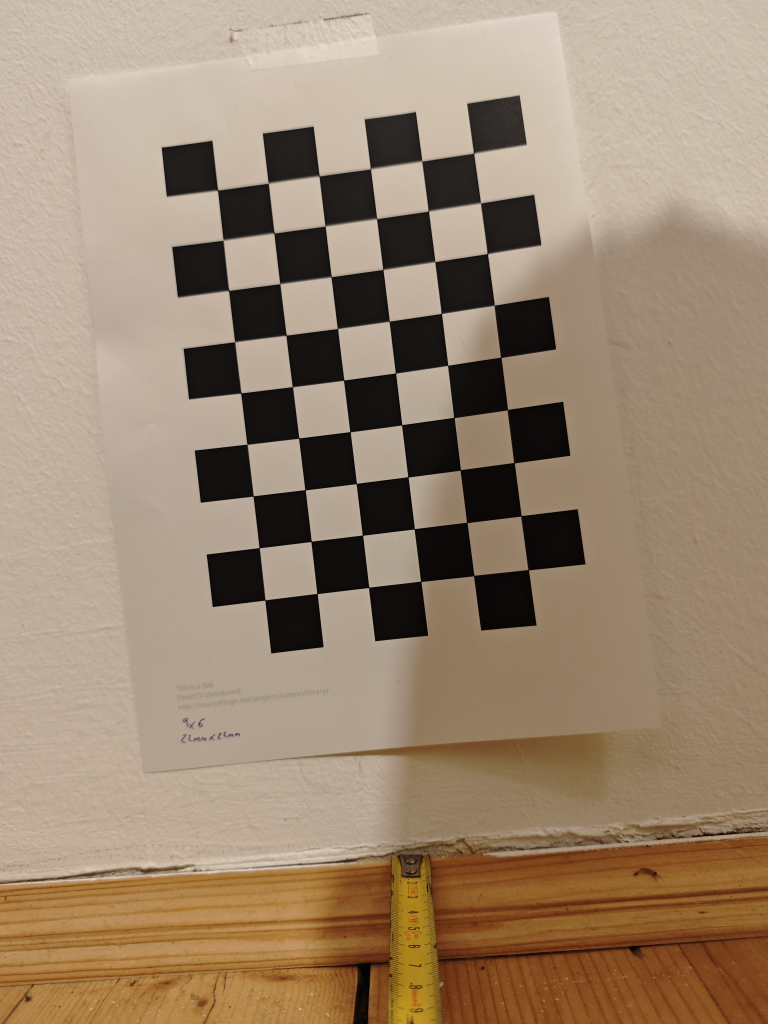
#> input picture 1_Photos/distance/IMG_20241218_203031.jpg, 3072 x 4096 px (shown at 1/4 size); its folder holds only this picture in this run
$ jupyter execute --allow-errors 2_estimate_distance_checkboard.ipynb
#> lines starting #> are read from the running program, lines starting #| are printed output that depends on the picture; long printed decimals are rounded
[cell 1]
import cv2
from matplotlib import pyplot as plt
import numpy as np
import glob

[cell 2]
GRID_H = 9
GRID_W = 6

[cell 3]
with open("cameraCal.npy", "rb") as f:
#> (reads 1_Photos/cameraCal.npy from the repository)
#> further down, img is the input picture: shape (4096, 3072, 3); mean B, G, R 111.5, 134, 155.2
    mtx = np.load(f)
    dist = np.load(f)

class undistort:
    def __init__(self, mtx, dist):
        self.mtx = mtx
        self.dist = dist

    def undistort(self, img):
        h,  w = img.shape[:2]
#> h = 4096; w = 3072
        newcameramtx, roi = cv2.getOptimalNewCameraMatrix(self.mtx, self.dist, (w,h), 1, (w,h))
#> roi = (39, 92, 2932, 3929)

        dst = cv2.undistort(img, self.mtx, self.dist, None, newcameramtx)
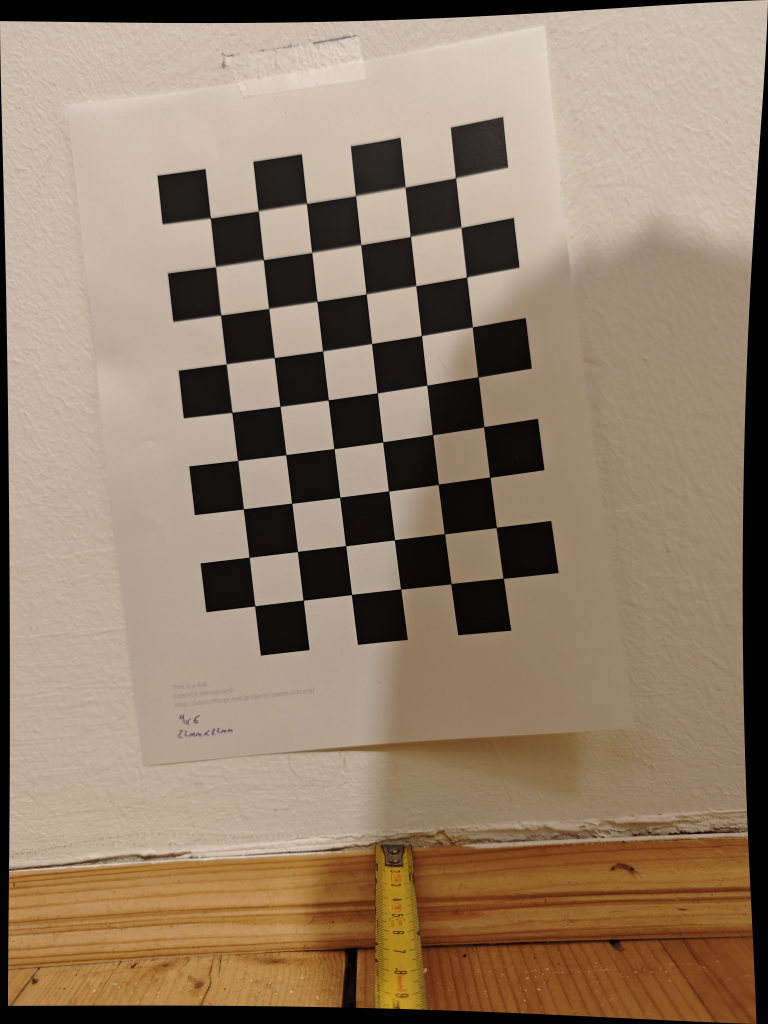
#> dst: shape (4096, 3072, 3) (shown at 1/4 size); mean B, G, R 105.4, 126.6, 146.6

        return dst

UDT = undistort(mtx, dist)

[cell 4]
def get_length(p1, p2):
    return np.sqrt( (p1[0]-p2[0]) ** 2 + (p1[1]-p2[1]) ** 2)

[cell 5]
images = glob.glob('distance/*.jpg')
images.sort()

distance = 300 # mm
distance_increment = 100
criteria = (cv2.TERM_CRITERIA_EPS + cv2.TERM_CRITERIA_MAX_ITER, 30, 0.001)

FRST_P = 0
SCND_P = 8
LENGTH = 22 * (SCND_P - FRST_P) # mm

lengths = []
distances = []

for fname in images:
    img = cv2.imread(fname)
    img = UDT.undistort(img)
    gray = cv2.cvtColor(img, cv2.COLOR_BGR2GRAY)
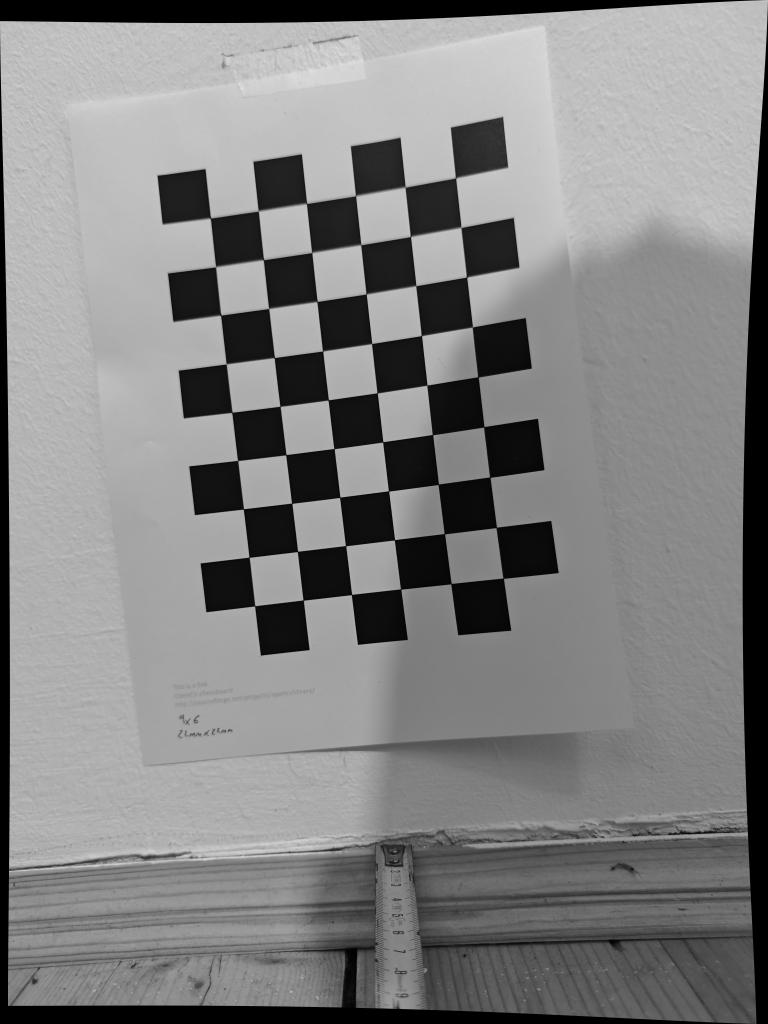
#> gray: shape (4096, 3072) (shown at 1/4 size); min 0, max 224, mean 130.1

    ret, corners = cv2.findChessboardCorners(gray, (GRID_H,GRID_W), None)
#> ret = True; corners = 54 rows, first 8: [1823.5, 713], [1844.9, 912.8], [1865.4, 1109.4], [1889.5, 1310.5], [1913.5, 1509], [1935.2, 1710.7], [1962, 1911.5], [1985.1, 2112.3]

    if ret:
        corners2 = cv2.cornerSubPix(gray,corners, (11,11), (-1,-1), criteria)
#> corners2 = 54 rows, first 8: [1823.5, 713.5], [1845.4, 911.6], [1867.4, 1110.2], [1890.5, 1309.9], [1913.4, 1509.6], [1936.7, 1708.8], [1960.6, 1910.4], [1986.4, 2111]

        length = get_length(corners2[FRST_P][0], corners2[SCND_P][0])
#> length = 1612.2

        lengths.append(length)
        distances.append(distance)

        distance += distance_increment

[cell 6]
distances2 = [1/x for x in distances]

plt.figure(figsize=(10, 5))  # Set the figure size

plt.subplot(1, 2, 1)  # 1 row, 2 columns, first subplot
plt.plot(lengths, distances)
plt.xlabel("Side length")
plt.ylabel("Distance")

plt.subplot(1, 2, 2)  # 1 row, 2 columns, first subplot
plt.plot(lengths, distances2)
plt.xlabel("Side length")
plt.ylabel("1/Distance")
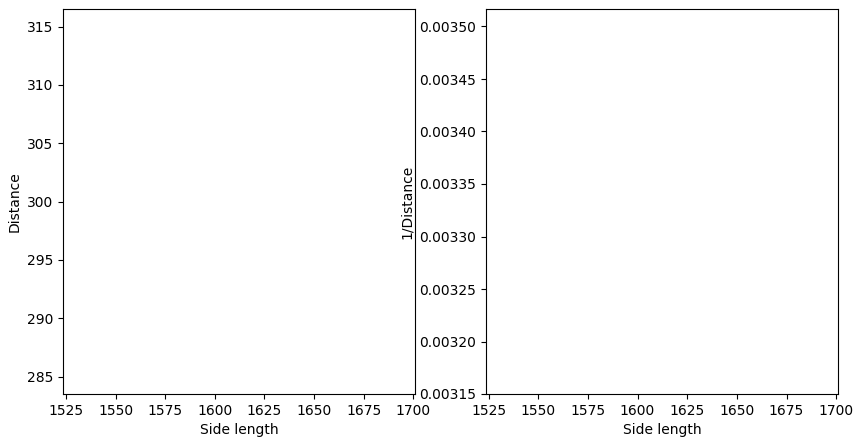
#> figure drawn by matplotlib, 2 panels

As expected from the perspective model, the correlation between length of one side and distance is linear

[cell 7]
lengths[:5], distances[:5]
#> Out = ([1612.2], [300])

[cell 8]
class DistanceEstimator:
    def __init__(self, lengths, inv_distances):
        self.m, self.b = np.polyfit(lengths, inv_distances, 1)
#> self.m = 1.03e-06; self.b = 0.00167

    def get_distance(self, length):
        return 1 / (self.m * length + self.b)

DE = DistanceEstimator(lengths, distances2)
DE.get_distance(lengths[0])
#> Out = 300

[cell 9]
def put_text(img, text, offset=0):
    font = cv2.FONT_HERSHEY_SIMPLEX
    org = (2000, 500 + offset)
    fontScale = 10
    color = (255, 0, 0)
    thickness = 20
    img = cv2.putText(img, text, org, font,
                    fontScale, color, thickness, cv2.LINE_AA)
    return img

[cell 10]
objp = np.zeros((GRID_H*GRID_W,3), np.float32)
objp[:,:2] = np.mgrid[0:GRID_H,0:GRID_W].T.reshape(-1,2)

[cell 11]
imgs = []
estimated_distances = []
nums = []

for fname in images:
    img = cv2.imread(fname)
    img = UDT.undistort(img)
    gray = cv2.cvtColor(img, cv2.COLOR_BGR2GRAY)

    ret, corners = cv2.findChessboardCorners(gray, (GRID_H,GRID_W), None)

    if ret:
        corners2 = cv2.cornerSubPix(gray,corners, (22,22), (-1,-1), criteria)
#> corners2 = 54 rows, first 8: [1823.5, 713.2], [1845.4, 911.4], [1867.4, 1110.1], [1890.8, 1309.7], [1913.3, 1509.5], [1936.6, 1708.9], [1960.5, 1910.3], [1986.2, 2111]

        length = get_length(corners2[FRST_P][0], corners2[SCND_P][0])
#> length = 1612.5
        distance = DE.get_distance(length)
#> distance = 300
        estimated_distances.append(distance)
        distance = int(distance*10)
#> distance = 2999
        distance /= 10
#> distance = 299.9

        img = put_text(img, str(distance))

        imgs.append(img)

[cell 12]
plt.figure(figsize=(30, 10))  # Set the figure size
i = 1

for img in imgs:
    plt.subplot(2, 9, i)

    plt.imshow(img) #cv2.cvtColor(img, cv2.COLOR_BGR2RGB))

    i += 1
#> this loop made 1 pass
#> i on pass 1: 2
#> after the loop, i = 2

[cell 13]
errors = []
distances_actual = []
distance = 300 # mm
distance_increment = 100
while distance < 2001:
    distances_actual.append(distance)
    distance += distance_increment

for i in range(len(distances)):
    error = abs(distances_actual[i] - estimated_distances[i])
    errors.append(error)
#> this loop made 1 pass
#> error on pass 1: 0.0227
#> after the loop, errors = [0.0227]

print(np.average(errors))
#| 0.02265
plt.plot(errors)
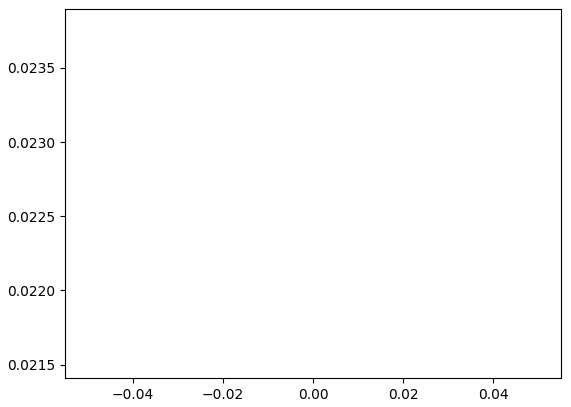
#> figure drawn by matplotlib, 1 panel

[cell 14]
imgs = []
estimated_distances = []

distances_1 = []
distances_2 = []

for fname in images:
    img = cv2.imread(fname)
    img = UDT.undistort(img)
    gray = cv2.cvtColor(img, cv2.COLOR_BGR2GRAY)

    ret, corners = cv2.findChessboardCorners(gray, (GRID_H,GRID_W), None)

    if ret:
        corners2 = cv2.cornerSubPix(gray,corners, (22,22), (-1,-1), criteria)

        length = get_length(corners2[FRST_P][0], corners2[SCND_P][0])
        distance = DE.get_distance(length)
#> distance = 300
        estimated_distances.append(distance)
        distance = int(distance*10)
#> distance = 2999
        distance /= 10
#> distance = 299.9

        img = put_text(img, str(distance))

        # ret, mtx, dist, rvecs, tvecs = cv2.calibrateCamera(object_points, image_points, gray_image.shape[::-1], None, None)
        ret, rvec, tvec = cv2.solvePnP(objp, corners2, mtx, dist)
#> rvec = [0.102, 0.101, 1.45]; tvec = [1.64, -6.71, 14.64]
        # tvec is the translation vector that represents the position of the checkerboard in the camera's coordinate system.
        # The magnitude of tvec gives the distance from the camera to the checkerboard center.
        distance2 = np.linalg.norm(tvec)
#> distance2 = 16.19
        print(distance, distance2)
#| 299.9 16.188
        distance2 /= 0.05
#> distance2 = 323.8
        distance2 = int(distance2*10)
#> distance2 = 3237
        distance2 /= 10
#> distance2 = 323.7

        distances_1.append(distance)
        distances_2.append(distance2)

        img = put_text(img, str(distance2), 400)

        imgs.append(img)
